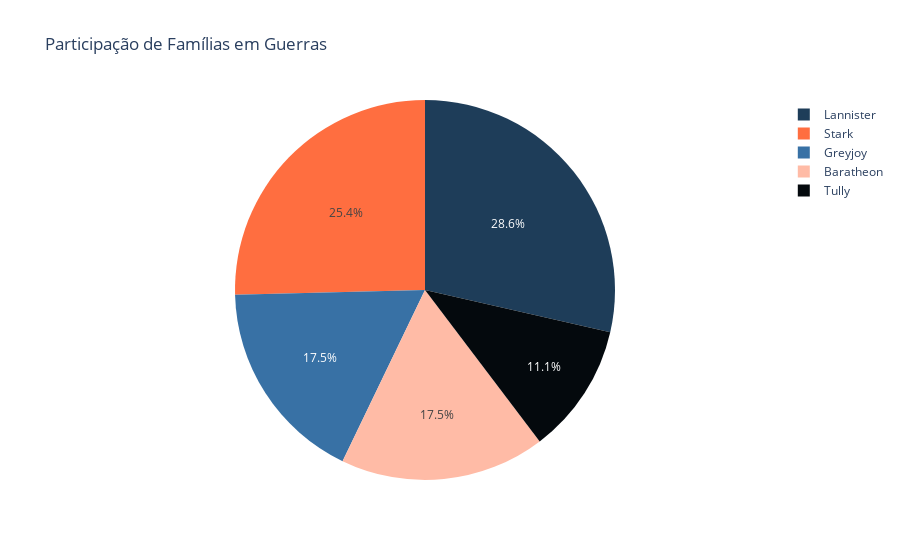

The code cell stored with this chart in its notebook:
### Code cell
fig = px.pie(df_families_battling, values=values, names=names,
             title='Participação de Famílias em Guerras',
             color_discrete_sequence=['#1e3d59', '#ff6e40'],
             template='plotly_white')

fig.layout.xaxis.fixedrange = True
fig.layout.yaxis.fixedrange = True
fig.show()

### Figure 1 — Plotly figure (JSON) as saved in the notebook; plotly's stock layout.template omitted (floating-point values rounded to 4 significant figures)
{"data": [{"domain": {"x": [0, 1], "y": [0, 1]}, "hovertemplate": "index=%{label}<br>0=%{value}<extra></extra>", "labels": ["Lannister", "Stark", "Greyjoy", "Baratheon", "Tully"], "legendgroup": "", "name": "", "showlegend": true, "type": "pie", "values": [18, 16, 11, 11, 7]}], "layout": {"legend": {"tracegroupgap": 0}, "piecolorway": ["#1e3d59", "#ff6e40"], "title": {"text": "Participação de Famílias em Guerras"}, "xaxis": {"fixedrange": true}, "yaxis": {"fixedrange": true}}}
